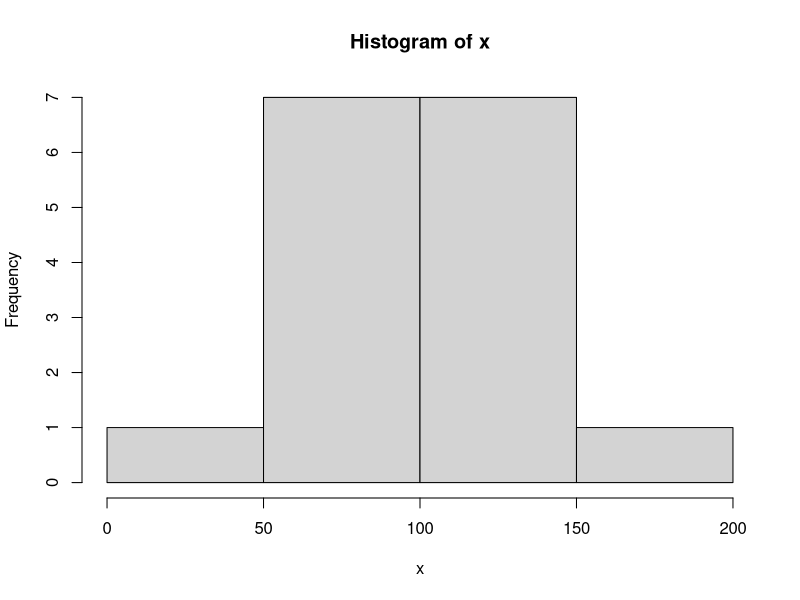
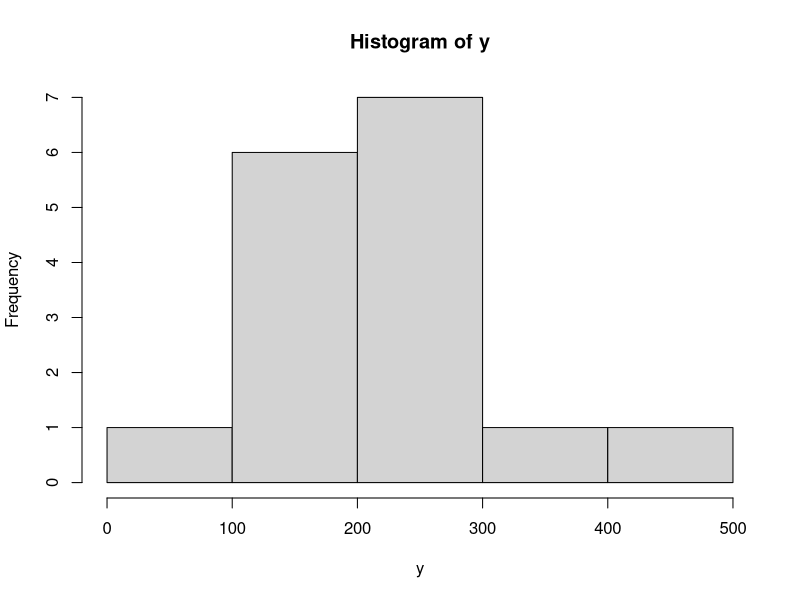
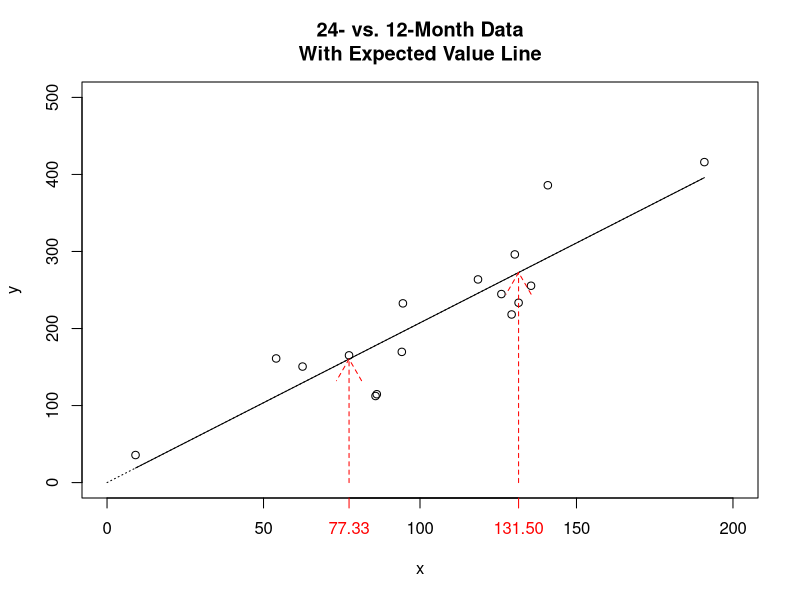

The R script that drew these images, in order:
#Slide6.R
#=======
alpha = 1
NC <- 16

sigma1 = 4
sigma2 = 3

#=======
plotWithBands <- function(x, y, b, sigma_b, sigma
                          , main = "24- vs. 12-Month Data\nWith 1 se Prediction Bands"
                          , newpt = 90
) {
  yhatx <- x * b
  parrx <- x * sigma_b
  prorx <- round(sqrt(x) * sigma, 3)
  totrx <- sqrt(parrx^2 + prorx^2)
  plot(x, y, ylim=c(0, round(max(y)*1.2, -floor(log10(max(y))))), 
       xlim=c(0, round(max(x)*1.2, -floor(log10(max(x)))))
       , main = main)
  lines(x, yhatx)
  points(newpt, b*newpt, col = "red", pch = 15)
  axis(1, at = newpt, col.ticks = "red", col.axis = "red")
  lines(x[order(x)], (yhatx + parrx)[order(x)], lty = "dashed")
  lines(x[order(x)], (yhatx - parrx)[order(x)], lty = "dashed")
  lines(x[order(x)], (yhatx + totrx)[order(x)], lty = "dotted", col = "red")
  lines(x[order(x)], (yhatx - totrx)[order(x)], lty = "dotted", col = "red")
}
#=======
# Plot xseq rather than actual x's
plotWithBands2 <- function(x, y, b, sigma_b, sigma
                           , main = "24- vs. 12-Month Data\nWith 1 se Prediction Bands"
                           , newpt = 90
) {
  yhatx <- x * b
  plot(x, y, ylim=c(0, round(max(y)*1.2, -floor(log10(max(y))))), 
       xlim=c(0, round(max(x)*1.2, -floor(log10(max(x)))))
       , main = main)
  xseq <- seq(min(x), max(x), length.out = 100)
  yseq <- b*xseq
  lines(xseq, yseq)
  points(newpt, b*newpt, col = "red", pch = 15)
  axis(1, at = newpt, col.ticks = "red", col.axis = "red")
  parrx <- xseq * sigma_b
  prorx <- round(sqrt(xseq) * sigma, 3)
  totrx <- sqrt(parrx^2 + prorx^2)
  lines(xseq, (yseq + parrx), lty = "dashed")
  lines(xseq, (yseq - parrx), lty = "dashed")
  lines(xseq, (yseq + totrx), lty = "dotted", col = "red")
  lines(xseq, (yseq - totrx), lty = "dotted", col = "red")
}

plotWithBands3 <- function(x, y, b, sigma_b, sigma
                           , main = "24- vs. 12-Month Data\nWith 1 se Prediction Bands"
                           , newpt = 90
                           , ytop = round(max(y)*1.2, -floor(log10(max(y))))
                           , yext = 1.4
) {
  yhatx <- x * b
  plot(x, y, ylim=c(0, ytop), 
       xlim=c(0, round(max(x)*1.2, -floor(log10(max(x)))))
       , main = main)
  xseq <- seq(min(x), max(x), length.out = 100)
  yseq <- b*xseq
  lines(xseq, yseq)
  points(newpt, b*newpt, col = "red", pch = 15)
  axis(1, at = newpt, col.ticks = "red", col.axis = "red")
  parrx <- xseq * sigma_b
  prorx <- round(sqrt(xseq) * sigma, 3)
  totrx <- sqrt(parrx^2 + prorx^2)
  lines(xseq, (yseq + parrx), lty = "dashed")
  lines(xseq, (yseq - parrx), lty = "dashed")
  lines(xseq, (yseq + totrx), lty = "dotted", col = "red")
  lines(xseq, (yseq - totrx), lty = "dotted", col = "red")
}
plotWithBands4 <- function(x, y, b, sigma_b, sigma
                           , main = "24- vs. 12-Month Data\nWith 1 se Prediction Bands"
                           , newpt = 90
                           , ytop = round(max(y)*1.2, -floor(log10(max(y))))
                           , yext = 1.4
) {
  yhatx <- x * b
  plot(x, y, ylim=c(0, ytop), 
       xlim=c(0, round(max(x)*1.2, -floor(log10(max(x)))))
       , main = main,
       xlab = deparse(substitute(x)),
       ylab = deparse(substitute(y)))
  xseq <- seq(0, max(x), length.out = 100)
  yseq <- b*xseq
  lines(xseq, yseq)
  points(newpt, b*newpt, col = "red", pch = 15)
  axis(1, at = newpt, col.ticks = "red", col.axis = "red")
  parrx <- xseq * sigma_b
  prorx <- round(sqrt(xseq) * sigma, 3)
  totrx <- sqrt(parrx^2 + prorx^2)
  lines(xseq, (yseq + parrx), lty = "dashed")
  lines(xseq, (yseq - parrx), lty = "dashed")
  lines(xseq, (yseq + totrx), lty = "dotted", col = "red")
  lines(xseq, (yseq - totrx), lty = "dotted", col = "red")
}

#=======

plotWithBandsLinReg <- function(x, y
                                , main = "24- vs. 12-Month Data\nWith 1 se Prediction Bands\nLinear Regression"
                                , newpt = 90
) {
  plot(x, y, ylim=c(0, round(max(y)*1.2, -floor(log10(max(y))))), 
       xlim=c(0, round(max(x)*1.2, -floor(log10(max(x)))))
       , main = main)
  points(newpt, b*newpt, col = "red", pch = 15)
  axis(1, at = newpt, col.ticks = "red", col.axis = "red")
  L <- lm(y ~ x + 0)
  #abline(L)
  xseq <- seq(min(x), max(x), length.out = 10)
  P1 <- predict(L, newdata = data.frame(x = xseq)
                , interval = c("confidence"), se.fit = TRUE)
  P2 <- predict(L, newdata = data.frame(x = xseq)
                , interval = c("prediction"), se.fit = TRUE)
  print(P1)
  print("P1$fit")
  print(P1$fit[,3]- P1$fit[,1])
  print((P1$fit[,3]- P1$fit[,1])/P1$se.fit)
  print(P2)
  print("P2$fit")
  print(P2$fit[,3]- P2$fit[,1])
  print((P2$fit[,3]- P2$fit[,1])/(sqrt(P2$se.fit^2 + P2$residual.scale)))
  # yseq <- b*xseq
  lines(xseq, P1$fit[,"fit"])
  # parrx <- xseq * sigma_b
  # prorx <- round(sqrt(xseq) * sigma, 3)
  # totrx <- sqrt(parrx^2 + prorx^2)
  #  lines(xseq, P1[,"lwr"], lty = "dashed")
  #  lines(xseq, P1[,"upr"], lty = "dashed")
  #  lines(xseq, P2[,"lwr"], lty = "dotted", col = "red")
  #  lines(xseq, P2[,"upr"], lty = "dotted", col = "red")
}
plotWithBandsLinReg4 <- function(x, y
                                 , main = "24- vs. 12-Month Data\nWith 1 se Prediction Bands\nLinear Regression"
                                 , newpt = 90
                                 , ytop = round(max(y)*1.2, -floor(log10(max(y))))
                                 , yext = 1.4
) {
  plot(x, y, ylim=c(0, ytop), 
       xlim=c(0, round(max(x)*1.2, -floor(log10(max(x)))))
       , main = main)
  points(newpt, b*newpt, col = "red", pch = 15)
  axis(1, at = newpt, col.ticks = "red", col.axis = "red")
  L <- lm(y ~ x + 0)
  #abline(L)
  xseq <- seq(0, max(x), length.out = 10)
  pred.w.clim <- predict(L, newdata = data.frame(x = xseq)
                         , interval = c("confidence"))
  pred.w.plim <- predict(L, newdata = data.frame(x = xseq)
                         , interval = c("prediction"))
  OneSEconf <- (pred.w.clim[,3] - pred.w.clim[,1]) / qt(.975, summary(L)$df[2])
  OneSEpred <- (pred.w.plim[,3] - pred.w.plim[,1]) / qt(.975, summary(L)$df[2])
  
  lines(xseq, pred.w.clim[,1])
  lines(xseq, pred.w.clim[,1] + OneSEconf, 
        lty = "dashed")
  lines(xseq, pred.w.clim[,1] - OneSEconf, 
        lty = "dashed")
  lines(xseq, pred.w.plim[,1] + OneSEpred, lty = "dotted", col = "red")
  lines(xseq, pred.w.plim[,1] - OneSEpred, lty = "dotted", col = "red")
}
#=======

set.seed(12345)
x <- round(100 + rnorm(NC, 0, 50), sigma1)
ndx <- which(x <= 0)
while (n <- length(ndx)) {
  x[ndx] <- round(100 + rnorm(n, 0, 50), sigma1)
  ndx <- which(x <= 0)
}
hist(x)

newxs <- round(quantile(x, c(.2, .8)), 2)

y <- round(2 * x + rnorm(NC, 0, sqrt(x) * sigma1), 2) # rounded
ndx <- which(y <= 0)
while (n <- length(ndx)) {
  y[ndx] <- round(2 * x[ndx] + rnorm(n, 0, sqrt(x[ndx]) * sigma1), 2)
  ndx <- which(y <= 0)
}
hist(y)

png(file.path("CLRS_Session", "Images", "Slide6.png"),
    height = 6.47, width = 8, units = "in", res = 72)
plot(x,y, ylim=c(0, round(max(y)*1.2, -floor(log10(max(y))))), 
     xlim=c(0, round(max(x)*1.2, -floor(log10(max(x)))))
     , main = "24- vs. 12-Month Data\nWith Expected Value Line")
axis(1, at = newxs, col.ticks = "red", col.axis = "red")
#l <- lm(y~x+0)
#b <- coef(l)[1]
b <- sum(y) / sum(x)
#lines(x[order(x)], predict(l, newdata = data.frame(x = x))[order(x)])
lines(c(0, x[order(x)]), c(0, b * x[order(x)]), lty = "dotted")
lines(x[order(x)], b * x[order(x)])
?arrows
arrows(c(77.33, 131.5), c(0, 0), c(77.33, 131.5), c(160.4, 272.7),
       col = "red", lty = "dashed")
dev.off()
